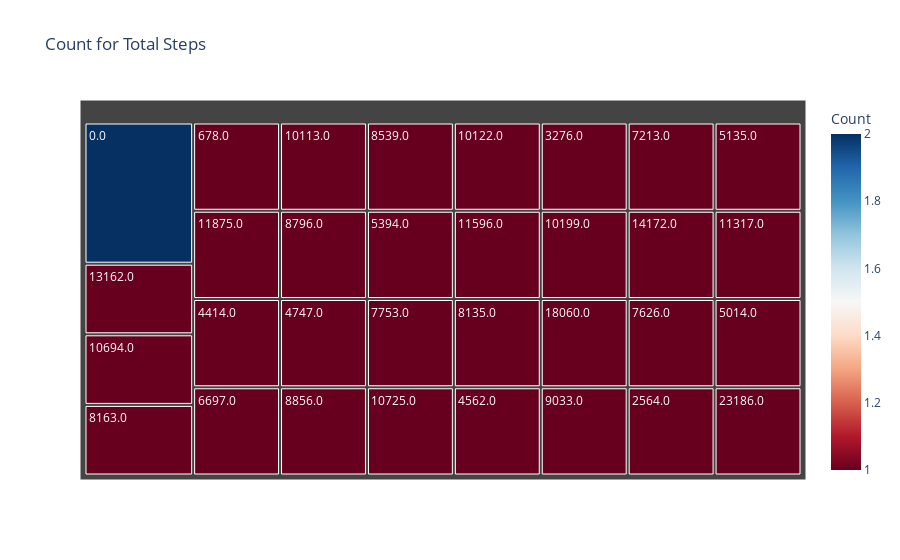

The code cell stored with this chart in its notebook:
### Markdown cell above
#### Chart - 3

### Code cell
# Chart - 3 visualization code
plt.style.use('dark_background')

md.columns = md.columns.str.strip()

# Count occurrences of each start station
step_count = md["TotalSteps"].value_counts().reset_index()
step_count.columns = ["TotalSteps", "Count"]

# Create the treemap
fig = px.treemap(step_count, 
                 path=['TotalSteps'], 
                 values='Count', 
                 title="Count for Total Steps",
                 color='Count', 
                 color_continuous_scale="RdBu")

# Show the plot
fig.show()

### Figure 1 — Plotly figure (JSON) as saved in the notebook; plotly's stock layout.template omitted (floating-point values rounded to 4 significant figures)
{"data": [{"branchvalues": "total", "customdata": [[2.0], [1.0], [1.0], [1.0], [1.0], [1.0], [1.0], [1.0], [1.0], [1.0], [1.0], [1.0], [1.0], [1.0], [1.0], [1.0], [1.0], [1.0], [1.0], [1.0], [1.0], [1.0], [1.0], [1.0], [1.0], [1.0], [1.0], [1.0], [1.0], [1.0], [1.0], [1.0]], "domain": {"x": [0, 1], "y": [0, 1]}, "hovertemplate": "labels=%{label}<br>Count_sum=%{value}<br>parent=%{parent}<br>id=%{id}<br>Count=%{color}<extra></extra>", "ids": ["0.0", "13162.0", "10694.0", "8163.0", "678.0", "11875.0", "4414.0", "6697.0", "10113.0", "8796.0", "4747.0", "8856.0", "8539.0", "5394.0", "7753.0", "10725.0", "10122.0", "3276.0", "7213.0", "5135.0", "11596.0", "8135.0", "4562.0", "10199.0", "14172.0", "11317.0", "18060.0", "9033.0", "7626.0", "5014.0", "2564.0", "23186.0"], "labels": ["0.0", "13162.0", "10694.0", "8163.0", "678.0", "11875.0", "4414.0", "6697.0", "10113.0", "8796.0", "4747.0", "8856.0", "8539.0", "5394.0", "7753.0", "10725.0", "10122.0", "3276.0", "7213.0", "5135.0", "11596.0", "8135.0", "4562.0", "10199.0", "14172.0", "11317.0", "18060.0", "9033.0", "7626.0", "5014.0", "2564.0", "23186.0"], "marker": {"coloraxis": "coloraxis", "colors": [2.0, 1.0, 1.0, 1.0, 1.0, 1.0, 1.0, 1.0, 1.0, 1.0, 1.0, 1.0, 1.0, 1.0, 1.0, 1.0, 1.0, 1.0, 1.0, 1.0, 1.0, 1.0, 1.0, 1.0, 1.0, 1.0, 1.0, 1.0, 1.0, 1.0, 1.0, 1.0]}, "name": "", "parents": ["", "", "", "", "", "", "", "", "", "", "", "", "", "", "", "", "", "", "", "", "", "", "", "", "", "", "", "", "", "", "", ""], "type": "treemap", "values": [2.0, 1.0, 1.0, 1.0, 1.0, 1.0, 1.0, 1.0, 1.0, 1.0, 1.0, 1.0, 1.0, 1.0, 1.0, 1.0, 1.0, 1.0, 1.0, 1.0, 1.0, 1.0, 1.0, 1.0, 1.0, 1.0, 1.0, 1.0, 1.0, 1.0, 1.0, 1.0]}], "layout": {"coloraxis": {"colorbar": {"title": {"text": "Count"}}, "colorscale": [[0, "rgb(103,0,31)"], [0.1, "rgb(178,24,43)"], [0.2, "rgb(214,96,77)"], [0.3, "rgb(244,165,130)"], [0.4, "rgb(253,219,199)"], [0.5, "rgb(247,247,247)"], [0.6, "rgb(209,229,240)"], [0.7, "rgb(146,197,222)"], [0.8, "rgb(67,147,195)"], [0.9, "rgb(33,102,172)"], [1, "rgb(5,48,97)"]]}, "legend": {"tracegroupgap": 0}, "title": {"text": "Count for Total Steps"}}}
